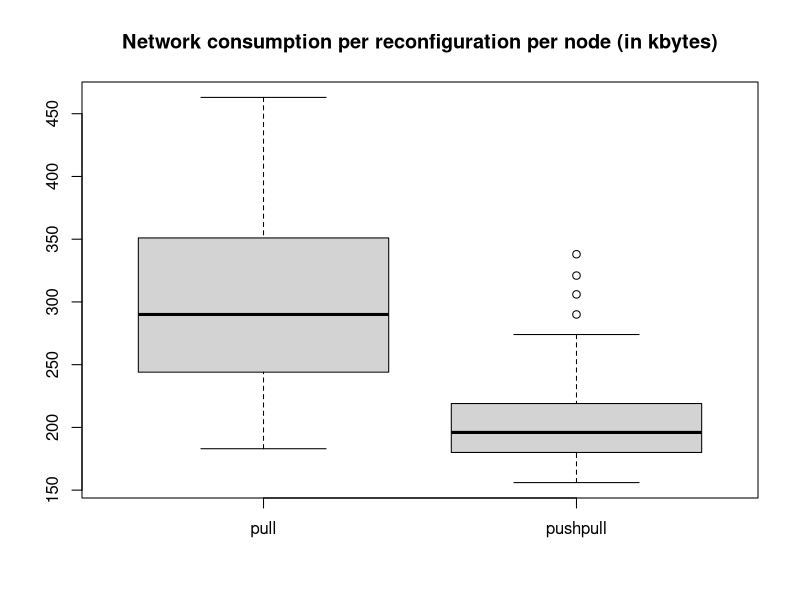

Here is the R script that generated this plot:
pushpull <- c(203,196,172,211,196,172,184,204,184,321,338,156,306,196,211,211,266,258,184,184,211,160,172,239,266,164,172,180,247,219,180,204,227,196,191,180,200,188,207,196,180,227,180,196,180,172,184,176,274,168,168,196,180,235,172,180,211,227,200,259,168,192,290,207,235,196)
pull <- c(344,204,290,366,204,426,269,269,362,334,442,323,463,194,226,226,409,453,351,319,373,183,194,255,323,258,355,247,266,258,280,204,247,183,448,194,351,297,226,183,290,226,323,323,237,290,384,244,367,308,362,204,204,247,269,312,247,301,308,388,287,287,378,330,430,269)
boxplot(pull,pushpull,main="Network consumption per reconfiguration per node (in kbytes)",names = c("pull", "pushpull"))


mean(pull)
mean(pushpull)